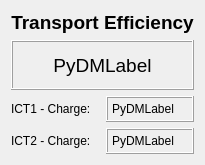
        <widget class="QWidget" name="tab_ICTs">
         <attribute name="title">
          <string>ICTs</string>
         </attribute>
         <layout class="QGridLayout" name="gridLayout">
          <item row="3" column="1">
           <widget class="QFrame" name="frame_ICT2">
            <property name="frameShape">
             <enum>QFrame::Box</enum>
            </property>
            <property name="frameShadow">
             <enum>QFrame::Raised</enum>
            </property>
            <layout class="QVBoxLayout" name="verticalLayout_14">
             <property name="spacing">
              <number>4</number>
             </property>
             <property name="leftMargin">
              <number>4</number>
             </property>
             <property name="topMargin">
              <number>4</number>
             </property>
             <property name="rightMargin">
              <number>4</number>
             </property>
             <property name="bottomMargin">
              <number>4</number>
             </property>
             <item>
              <widget class="PyDMLabel" name="PyDMLabel_ICT2">
               <property name="maximumSize">
                <size>
                 <width>160</width>
                 <height>16777215</height>
                </size>
               </property>
               <property name="toolTip">
                <string/>
               </property>
               <property name="whatsThis">
                <string/>
               </property>
               <property name="text">
                <string>PyDMLabel</string>
               </property>
              </widget>
             </item>
            </layout>
           </widget>
          </item>
          <item row="3" column="0">
           <widget class="QLabel" name="label_ICT2">
            <property name="maximumSize">
             <size>
              <width>200</width>
              <height>16777215</height>
             </size>
            </property>
            <property name="text">
             <string>ICT2 - Charge:</string>
            </property>
           </widget>
          </item>
          <item row="2" column="1">
           <widget class="QFrame" name="frame_ICT1">
            <property name="frameShape">
             <enum>QFrame::Box</enum>
            </property>
            <property name="frameShadow">
             <enum>QFrame::Raised</enum>
            </property>
            <layout class="QVBoxLayout" name="verticalLayout_13">
             <property name="spacing">
              <number>4</number>
             </property>
             <property name="leftMargin">
              <number>4</number>
             </property>
             <property name="topMargin">
              <number>4</number>
             </property>
             <property name="rightMargin">
              <number>4</number>
             </property>
             <property name="bottomMargin">
              <number>4</number>
             </property>
             <item>
              <widget class="PyDMLabel" name="PyDMLabel_ICT1">
               <property name="maximumSize">
                <size>
                 <width>160</width>
                 <height>16777215</height>
                </size>
               </property>
               <property name="toolTip">
                <string/>
               </property>
               <property name="whatsThis">
                <string/>
               </property>
               <property name="text">
                <string>PyDMLabel</string>
               </property>
              </widget>
             </item>
            </layout>
           </widget>
          </item>
          <item row="2" column="0">
           <widget class="QLabel" name="label_ICT1">
            <property name="maximumSize">
             <size>
              <width>200</width>
              <height>16777215</height>
             </size>
            </property>
            <property name="text">
             <string>ICT1 - Charge:</string>
            </property>
           </widget>
          </item>
          <item row="0" column="0" colspan="2">
           <widget class="QLabel" name="label_Efficiency">
            <property name="maximumSize">
             <size>
              <width>200</width>
              <height>16777215</height>
             </size>
            </property>
            <property name="styleSheet">
             <string notr="true">font-size:14pt;
font-weight:bold;
</string>
            </property>
            <property name="text">
             <string>Transport Efficiency</string>
            </property>
            <property name="alignment">
             <set>Qt::AlignCenter</set>
            </property>
           </widget>
          </item>
          <item row="1" column="0" colspan="2">
           <widget class="QFrame" name="frame_TransportEfficiency">
            <property name="minimumSize">
             <size>
              <width>0</width>
              <height>50</height>
             </size>
            </property>
            <property name="frameShape">
             <enum>QFrame::Box</enum>
            </property>
            <property name="frameShadow">
             <enum>QFrame::Raised</enum>
            </property>
            <layout class="QVBoxLayout" name="verticalLayout_15">
             <property name="spacing">
              <number>4</number>
             </property>
             <property name="leftMargin">
              <number>4</number>
             </property>
             <property name="topMargin">
              <number>4</number>
             </property>
             <property name="rightMargin">
              <number>4</number>
             </property>
             <property name="bottomMargin">
              <number>4</number>
             </property>
             <item>
              <widget class="PyDMLabel" name="PyDMLabel_TransportEfficiency">
               <property name="maximumSize">
                <size>
                 <width>16777215</width>
                 <height>16777215</height>
                </size>
               </property>
               <property name="toolTip">
                <string/>
               </property>
               <property name="whatsThis">
                <string/>
               </property>
               <property name="styleSheet">
                <string notr="true">font-size:14pt;
</string>
               </property>
               <property name="text">
                <string>PyDMLabel</string>
               </property>
               <property name="alignment">
                <set>Qt::AlignCenter</set>
               </property>
              </widget>
             </item>
            </layout>
           </widget>
          </item>
         </layout>
        </widget>
